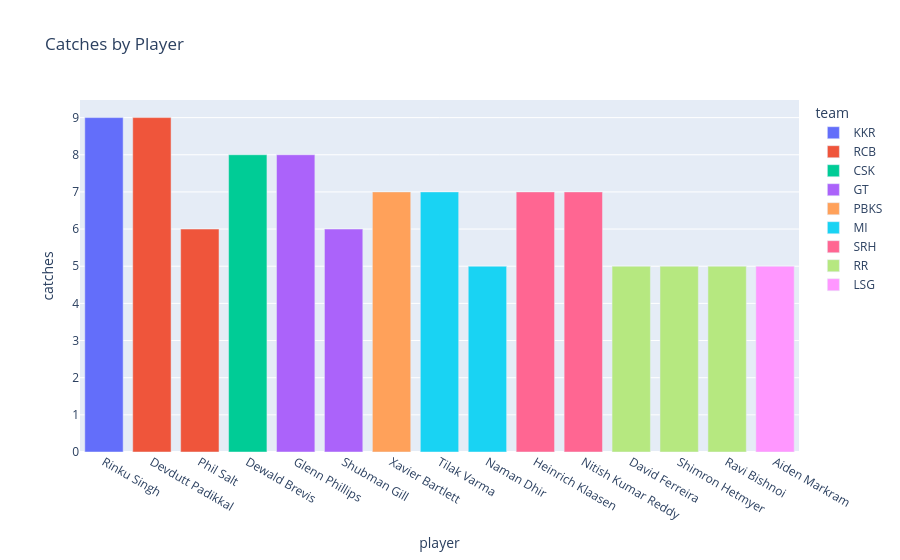

Notebook code cell kept with this figure:
### Code cell
fig = px.bar(df, x="player", y="catches", color="team",title="Catches by Player")
fig.show()

### Figure 1 — Plotly figure (JSON) as saved in the notebook; plotly's stock layout.template omitted (floating-point values rounded to 4 significant figures)
{"data": [{"hovertemplate": "team=KKR<br>player=%{x}<br>catches=%{y}<extra></extra>", "legendgroup": "KKR", "marker": {"color": "#636efa", "pattern": {"shape": ""}}, "name": "KKR", "orientation": "v", "showlegend": true, "textposition": "auto", "type": "bar", "x": ["Rinku Singh"], "xaxis": "x", "y": [9], "yaxis": "y"}, {"hovertemplate": "team=RCB<br>player=%{x}<br>catches=%{y}<extra></extra>", "legendgroup": "RCB", "marker": {"color": "#EF553B", "pattern": {"shape": ""}}, "name": "RCB", "orientation": "v", "showlegend": true, "textposition": "auto", "type": "bar", "x": ["Devdutt Padikkal", "Phil Salt"], "xaxis": "x", "y": [9, 6], "yaxis": "y"}, {"hovertemplate": "team=CSK<br>player=%{x}<br>catches=%{y}<extra></extra>", "legendgroup": "CSK", "marker": {"color": "#00cc96", "pattern": {"shape": ""}}, "name": "CSK", "orientation": "v", "showlegend": true, "textposition": "auto", "type": "bar", "x": ["Dewald Brevis"], "xaxis": "x", "y": [8], "yaxis": "y"}, {"hovertemplate": "team=GT<br>player=%{x}<br>catches=%{y}<extra></extra>", "legendgroup": "GT", "marker": {"color": "#ab63fa", "pattern": {"shape": ""}}, "name": "GT", "orientation": "v", "showlegend": true, "textposition": "auto", "type": "bar", "x": ["Glenn Phillips", "Shubman Gill"], "xaxis": "x", "y": [8, 6], "yaxis": "y"}, {"hovertemplate": "team=PBKS<br>player=%{x}<br>catches=%{y}<extra></extra>", "legendgroup": "PBKS", "marker": {"color": "#FFA15A", "pattern": {"shape": ""}}, "name": "PBKS", "orientation": "v", "showlegend": true, "textposition": "auto", "type": "bar", "x": ["Xavier Bartlett"], "xaxis": "x", "y": [7], "yaxis": "y"}, {"hovertemplate": "team=MI<br>player=%{x}<br>catches=%{y}<extra></extra>", "legendgroup": "MI", "marker": {"color": "#19d3f3", "pattern": {"shape": ""}}, "name": "MI", "orientation": "v", "showlegend": true, "textposition": "auto", "type": "bar", "x": ["Tilak Varma", "Naman Dhir"], "xaxis": "x", "y": [7, 5], "yaxis": "y"}, {"hovertemplate": "team=SRH<br>player=%{x}<br>catches=%{y}<extra></extra>", "legendgroup": "SRH", "marker": {"color": "#FF6692", "pattern": {"shape": ""}}, "name": "SRH", "orientation": "v", "showlegend": true, "textposition": "auto", "type": "bar", "x": ["Heinrich Klaasen", "Nitish Kumar Reddy"], "xaxis": "x", "y": [7, 7], "yaxis": "y"}, {"hovertemplate": "team=RR<br>player=%{x}<br>catches=%{y}<extra></extra>", "legendgroup": "RR", "marker": {"color": "#B6E880", "pattern": {"shape": ""}}, "name": "RR", "orientation": "v", "showlegend": true, "textposition": "auto", "type": "bar", "x": ["David Ferreira", "Shimron Hetmyer", "Ravi Bishnoi"], "xaxis": "x", "y": [5, 5, 5], "yaxis": "y"}, {"hovertemplate": "team=LSG<br>player=%{x}<br>catches=%{y}<extra></extra>", "legendgroup": "LSG", "marker": {"color": "#FF97FF", "pattern": {"shape": ""}}, "name": "LSG", "orientation": "v", "showlegend": true, "textposition": "auto", "type": "bar", "x": ["Aiden Markram"], "xaxis": "x", "y": [5], "yaxis": "y"}], "layout": {"barmode": "relative", "legend": {"title": {"text": "team"}, "tracegroupgap": 0}, "title": {"text": "Catches by Player"}, "xaxis": {"anchor": "y", "domain": [0, 1], "title": {"text": "player"}}, "yaxis": {"anchor": "x", "domain": [0, 1], "title": {"text": "catches"}}}}
